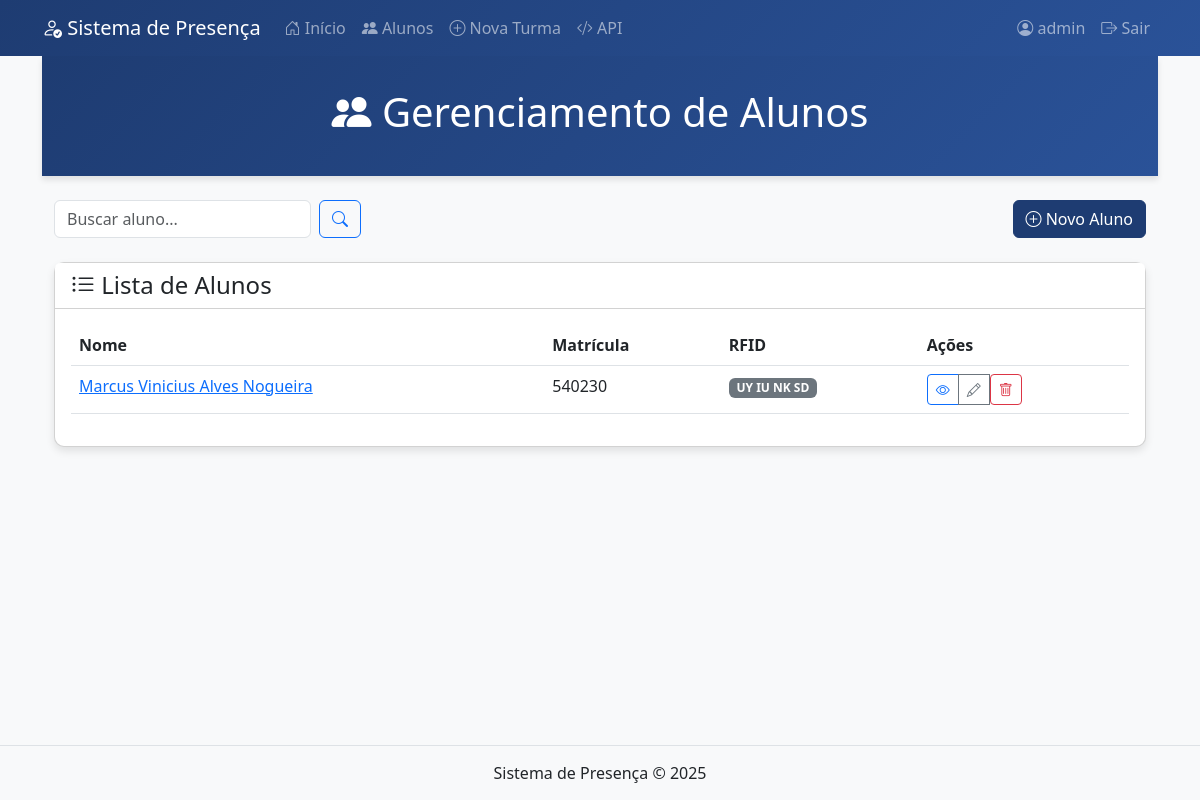
/alunos (signed in), run on the app's committed database.
### tables this page shows
CREATE TABLE alunos (
                id INTEGER PRIMARY KEY AUTOINCREMENT,
                nome TEXT NOT NULL,
                matricula TEXT UNIQUE NOT NULL,
                rfid TEXT UNIQUE,
                foto TEXT,
                email TEXT,
                telefone TEXT,
                data_cadastro DATETIME DEFAULT CURRENT_TIMESTAMP);

### app.py (the view)
@app.route('/alunos')
@login_required
def listar_alunos():
    conn = sqlite3.connect(DATABASE)
    conn.row_factory = sqlite3.Row
    c = conn.cursor()
    search = request.args.get('busca', '')
    if search:
        c.execute('''
            SELECT * FROM alunos
            WHERE nome LIKE ? OR matricula LIKE ? OR rfid LIKE ?
            ORDER BY nome
        ''', (f'%{search}%', f'%{search}%', f'%{search}%'))
    else:
        c.execute('SELECT * FROM alunos ORDER BY nome')
    alunos = c.fetchall()
    conn.close()
    return render_template('alunos/lista.html', alunos=alunos, busca=search)

### app.py (called while the page is built)
def login_required(f):
    @wraps(f)
    def decorated_function(*args, **kwargs):
        if 'logged_in' not in session:
            flash('Por favor, faça login para acessar esta página.', 'danger')
            return redirect(url_for('login'))
        return f(*args, **kwargs)
    return decorated_function

### templates/alunos/lista.html (shortened to what this page needs)
{% extends "base.html" %}
{% block content %}
<div class="header text-center mb-4">
    <div class="container">
        <h1><i class="bi bi-people-fill"></i> Gerenciamento de Alunos</h1>
    </div>
</div>
<div class="container">
    <div class="d-flex justify-content-between mb-4">
        <form class="d-flex" method="GET" action="{{ url_for('listar_alunos') }}">
            <input class="form-control me-2" type="search" name="busca" placeholder="Buscar aluno..."
                   value="{{ busca }}" aria-label="Buscar">
            <button class="btn btn-outline-primary" type="submit">
                <i class="bi bi-search"></i>
            </button>
        </form>
        <a href="{{ url_for('novo_aluno') }}" class="btn btn-primary">
            <i class="bi bi-plus-circle"></i> Novo Aluno
        </a>
    </div>
    <div class="card">
        <div class="card-header bg-white">
            <h4 class="mb-0"><i class="bi bi-list-ul"></i> Lista de Alunos</h4>
        </div>
        <div class="card-body">
            {% if not alunos %}
            <div class="alert alert-info mb-0">
                <i class="bi bi-info-circle"></i> Nenhum aluno cadastrado.
            </div>
            {% else %}
            <div class="table-responsive">
                <table class="table table-hover">
                    <thead>
                        <tr>
                            <th>Nome</th>
                            <th>Matrícula</th>
                            <th>RFID</th>
                            <th>Ações</th>
                        </tr>
                    </thead>
                    <tbody>
                        {% for aluno in alunos %}
                        <tr>
                            <td>
                                <a href="{{ url_for('detalhes_aluno', aluno_id=aluno['id']) }}">
                                    {{ aluno['nome'] }}
                                </a>
                            </td>
                            <td>{{ aluno['matricula'] }}</td>
                            <td>
                                {% if aluno['rfid'] %}
                                <span class="badge bg-secondary">{{ aluno['rfid'] }}</span>
                                {% else %}
                                <span class="text-muted">Não cadastrado</span>
                                {% endif %}
                            </td>
                            <td>
                                <div class="btn-group" role="group">
                                    <a href="{{ url_for('detalhes_aluno', aluno_id=aluno['id']) }}"
                                       class="btn btn-sm btn-outline-primary">
                                        <i class="bi bi-eye"></i>
                                    </a>
                                    <a href="{{ url_for('editar_aluno', aluno_id=aluno['id']) }}"
                                       class="btn btn-sm btn-outline-secondary">
                                        <i class="bi bi-pencil"></i>
                                    </a>
                                    <form action="{{ url_for('excluir_aluno', aluno_id=aluno['id']) }}" method="POST" class="d-inline">
                                        <button type="submit" class="btn btn-sm btn-outline-danger"
                                            onclick="return confirm('Tem certeza que deseja excluir este aluno?')">
                                            <i class="bi bi-trash"></i>
                                        </button>
                                    </form>
                                </div>
                            </td>
                        </tr>
                        {% endfor %}
                    </tbody>
                </table>
            </div>
            {% endif %}
        </div>
    </div>
</div>
{% endblock %}

### templates/base.html (style rules this page uses)
body { background-color: #f8f9fa; padding-bottom: 60px; }
.header { background: linear-gradient(135deg, #1e3c72, #2a5298); color: white; padding: 2rem 0; margin-bottom: 2rem; box-shadow: 0 4px 6px rgba(0,0,0,0.1); }
.card { border-radius: 10px; box-shadow: 0 4px 8px rgba(0,0,0,0.1); transition: transform 0.3s; margin-bottom: 20px; }
.btn-primary { background-color: #1e3c72; border-color: #1e3c72; }

### data on the page
alunos: nome "Marcus Vinicius Alves Nogueira", matricula "540230", rfid "UY IU NK SD"

### other printed values
{{ session['username'] }} "admin"
{{ now.year if now else '2025' }} "2025"
